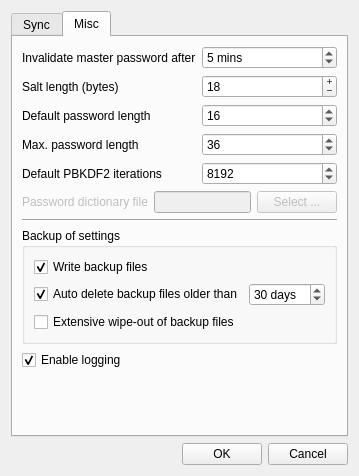
<?xml version="1.0" encoding="UTF-8"?>
<ui version="4.0">
 <class>OptionsDialog</class>
 <widget class="QDialog" name="OptionsDialog">
  <property name="geometry">
   <rect>
    <x>0</x>
    <y>0</y>
    <width>343</width>
    <height>449</height>
   </rect>
  </property>
  <property name="windowTitle">
   <string>Options</string>
  </property>
  <layout class="QVBoxLayout" name="verticalLayout_5">
   <item>
    <widget class="QTabWidget" name="tabWidget">
     <property name="currentIndex">
      <number>1</number>
     </property>
     <widget class="QWidget" name="tab">
      <attribute name="title">
       <string>Sync</string>
      </attribute>
      <layout class="QVBoxLayout" name="verticalLayout_3">
       <item>
        <widget class="QCheckBox" name="syncOnStartCheckBox">
         <property name="enabled">
          <bool>true</bool>
         </property>
         <property name="text">
          <string>Sync on start</string>
         </property>
         <property name="checked">
          <bool>false</bool>
         </property>
        </widget>
       </item>
       <item>
        <widget class="QGroupBox" name="syncFileGroupBox">
         <property name="title">
          <string>Sync file</string>
         </property>
         <layout class="QVBoxLayout" name="verticalLayout">
          <item>
           <widget class="QCheckBox" name="useSyncFileCheckBox">
            <property name="text">
             <string>Use</string>
            </property>
            <property name="checked">
             <bool>false</bool>
            </property>
           </widget>
          </item>
          <item>
           <layout class="QHBoxLayout" name="horizontalLayout_2">
            <item>
             <widget class="QLineEdit" name="syncFileLineEdit"/>
            </item>
            <item>
             <widget class="QPushButton" name="chooseSyncFilePushButton">
              <property name="text">
               <string>Select ...</string>
              </property>
             </widget>
            </item>
           </layout>
          </item>
         </layout>
        </widget>
       </item>
       <item>
        <widget class="QGroupBox" name="groupBox">
         <property name="whatsThis">
          <string>&lt;html&gt;&lt;head/&gt;&lt;body&gt;&lt;p&gt;These settings are necessary to connect Qt-SESAM to a &lt;a href=&quot;https://github.com/ola-ct/ctSESAM-server&quot;&gt;&lt;span style=&quot; text-decoration: underline; color:#0000ff;&quot;&gt;c't SESAM sync server&lt;/span&gt;&lt;/a&gt;. &lt;/p&gt;&lt;p&gt;The field &amp;quot;Root URL&amp;quot; sets the URL to the server. It's mandatory to supply a URL beginning with &amp;quot;https://&amp;quot;. After that you have to press &amp;quot;Check connectivity&amp;quot; to import the server's SSL certificate. Make sure the downloaded certificate fingerprint matches the actual one.&lt;/p&gt;&lt;p&gt;The fields &amp;quot;User name&amp;quot; and &amp;quot;Password&amp;quot; must contain the credentials used to connect to the server via &lt;a href=&quot;https://en.wikipedia.org/wiki/Basic_access_authentication&quot;&gt;&lt;span style=&quot; text-decoration: underline; color:#0000ff;&quot;&gt;HTTP Basic Authentication&lt;/span&gt;&lt;/a&gt;.&lt;/p&gt;&lt;p&gt;The fields &amp;quot;Read URL&amp;quot;, &amp;quot;Write URL&amp;quot; and &amp;quot;Delete URL&amp;quot; contain the paths to scripts to read, write and delete data on the server.&lt;/p&gt;&lt;p&gt;For more information see the &lt;a href=&quot;https://github.com/ola-ct/ctSESAM-server/wiki&quot;&gt;&lt;span style=&quot; text-decoration: underline; color:#0000ff;&quot;&gt;Wiki&lt;/span&gt;&lt;/a&gt; (work in progress).&lt;/p&gt;&lt;/body&gt;&lt;/html&gt;</string>
         </property>
         <property name="title">
          <string>Sync server</string>
         </property>
         <layout class="QVBoxLayout" name="verticalLayout_2">
          <item>
           <widget class="QCheckBox" name="useSyncServerCheckBox">
            <property name="text">
             <string>Use</string>
            </property>
            <property name="checked">
             <bool>false</bool>
            </property>
           </widget>
          </item>
          <item>
           <layout class="QFormLayout" name="formLayout">
            <property name="fieldGrowthPolicy">
             <enum>QFormLayout::AllNonFixedFieldsGrow</enum>
            </property>
            <property name="bottomMargin">
             <number>0</number>
            </property>
            <item row="0" column="0">
             <widget class="QLabel" name="label_2">
              <property name="text">
               <string>Root URL</string>
              </property>
             </widget>
            </item>
            <item row="0" column="1">
             <widget class="QLineEdit" name="serverRootURLLineEdit"/>
            </item>
            <item row="1" column="0">
             <widget class="QLabel" name="label">
              <property name="text">
               <string>User name</string>
              </property>
             </widget>
            </item>
            <item row="1" column="1">
             <widget class="QLineEdit" name="usernameLineEdit">
              <property name="text">
               <string/>
              </property>
             </widget>
            </item>
            <item row="2" column="0">
             <widget class="QLabel" name="label_3">
              <property name="text">
               <string>Password</string>
              </property>
             </widget>
            </item>
            <item row="2" column="1">
             <widget class="QLineEdit" name="passwordLineEdit">
              <property name="text">
               <string/>
              </property>
              <property name="echoMode">
               <enum>QLineEdit::Password</enum>
              </property>
             </widget>
            </item>
            <item row="3" column="0">
             <widget class="QLabel" name="label_4">
              <property name="text">
               <string>Read URL</string>
              </property>
             </widget>
            </item>
            <item row="3" column="1">
             <widget class="QLineEdit" name="readUrlLineEdit">
              <property name="enabled">
               <bool>true</bool>
              </property>
             </widget>
            </item>
            <item row="4" column="0">
             <widget class="QLabel" name="label_5">
              <property name="text">
               <string>Write URL</string>
              </property>
             </widget>
            </item>
            <item row="4" column="1">
             <widget class="QLineEdit" name="writeUrlLineEdit">
              <property name="enabled">
               <bool>true</bool>
              </property>
             </widget>
            </item>
            <item row="5" column="0">
             <widget class="QLabel" name="label_10">
              <property name="text">
               <string>Delete URL</string>
              </property>
             </widget>
            </item>
            <item row="5" column="1">
             <widget class="QLineEdit" name="deleteUrlLineEdit">
              <property name="enabled">
               <bool>true</bool>
              </property>
             </widget>
            </item>
            <item row="6" column="1">
             <layout class="QHBoxLayout" name="horizontalLayout_3">
              <property name="topMargin">
               <number>0</number>
              </property>
              <property name="rightMargin">
               <number>0</number>
              </property>
              <item>
               <widget class="QPushButton" name="checkConnectivityPushButton">
                <property name="text">
                 <string>Check connectivity</string>
                </property>
               </widget>
              </item>
              <item>
               <widget class="QLabel" name="accessibleLabel">
                <property name="sizePolicy">
                 <sizepolicy hsizetype="Fixed" vsizetype="Fixed">
                  <horstretch>16</horstretch>
                  <verstretch>16</verstretch>
                 </sizepolicy>
                </property>
                <property name="minimumSize">
                 <size>
                  <width>16</width>
                  <height>16</height>
                 </size>
                </property>
                <property name="maximumSize">
                 <size>
                  <width>16</width>
                  <height>16</height>
                 </size>
                </property>
                <property name="text">
                 <string/>
                </property>
               </widget>
              </item>
              <item>
               <widget class="QLabel" name="encryptedLabel">
                <property name="sizePolicy">
                 <sizepolicy hsizetype="Fixed" vsizetype="Fixed">
                  <horstretch>16</horstretch>
                  <verstretch>16</verstretch>
                 </sizepolicy>
                </property>
                <property name="minimumSize">
                 <size>
                  <width>16</width>
                  <height>16</height>
                 </size>
                </property>
                <property name="maximumSize">
                 <size>
                  <width>16</width>
                  <height>16</height>
                 </size>
                </property>
                <property name="text">
                 <string/>
                </property>
               </widget>
              </item>
              <item>
               <spacer name="horizontalSpacer_2">
                <property name="orientation">
                 <enum>Qt::Horizontal</enum>
                </property>
                <property name="sizeHint" stdset="0">
                 <size>
                  <width>40</width>
                  <height>20</height>
                 </size>
                </property>
               </spacer>
              </item>
             </layout>
            </item>
           </layout>
          </item>
         </layout>
        </widget>
       </item>
       <item>
        <spacer name="verticalSpacer">
         <property name="orientation">
          <enum>Qt::Vertical</enum>
         </property>
         <property name="sizeHint" stdset="0">
          <size>
           <width>20</width>
           <height>0</height>
          </size>
         </property>
        </spacer>
       </item>
      </layout>
     </widget>
     <widget class="QWidget" name="tab_2">
      <attribute name="title">
       <string>Misc</string>
      </attribute>
      <layout class="QVBoxLayout" name="verticalLayout_4">
       <item>
        <layout class="QFormLayout" name="miscFormLayout">
         <item row="0" column="0">
          <widget class="QLabel" name="label_7">
           <property name="text">
            <string>Invalidate master password after</string>
           </property>
          </widget>
         </item>
         <item row="0" column="1">
          <widget class="QSpinBox" name="masterPasswordInvalidationTimeMinsSpinBox">
           <property name="suffix">
            <string> mins</string>
           </property>
           <property name="minimum">
            <number>0</number>
           </property>
           <property name="maximum">
            <number>5259600</number>
           </property>
           <property name="value">
            <number>5</number>
           </property>
          </widget>
         </item>
         <item row="1" column="0">
          <widget class="QLabel" name="label_8">
           <property name="text">
            <string>Salt length (bytes)</string>
           </property>
          </widget>
         </item>
         <item row="1" column="1">
          <widget class="QSpinBox" name="saltLengthSpinBox">
           <property name="buttonSymbols">
            <enum>QAbstractSpinBox::PlusMinus</enum>
           </property>
           <property name="minimum">
            <number>6</number>
           </property>
           <property name="maximum">
            <number>255</number>
           </property>
           <property name="singleStep">
            <number>1</number>
           </property>
           <property name="value">
            <number>18</number>
           </property>
          </widget>
         </item>
         <item row="2" column="0">
          <widget class="QLabel" name="label_11">
           <property name="text">
            <string>Default password length</string>
           </property>
          </widget>
         </item>
         <item row="2" column="1">
          <widget class="QSpinBox" name="defaultPasswordLengthSpinBox">
           <property name="minimum">
            <number>4</number>
           </property>
           <property name="value">
            <number>16</number>
           </property>
          </widget>
         </item>
         <item row="3" column="0">
          <widget class="QLabel" name="label_6">
           <property name="text">
            <string>Max. password length</string>
           </property>
          </widget>
         </item>
         <item row="3" column="1">
          <widget class="QSpinBox" name="maxPasswordLengthSpinBox">
           <property name="minimum">
            <number>4</number>
           </property>
           <property name="value">
            <number>36</number>
           </property>
          </widget>
         </item>
         <item row="4" column="0">
          <widget class="QLabel" name="label_12">
           <property name="text">
            <string>Default PBKDF2 iterations</string>
           </property>
          </widget>
         </item>
         <item row="4" column="1">
          <widget class="QSpinBox" name="defaultPBKDF2IterationsSpinBox">
           <property name="minimum">
            <number>1</number>
           </property>
           <property name="maximum">
            <number>16777216</number>
           </property>
           <property name="singleStep">
            <number>1024</number>
           </property>
           <property name="value">
            <number>8192</number>
           </property>
          </widget>
         </item>
        </layout>
       </item>
       <item>
        <layout class="QHBoxLayout" name="pwdFileHorizontalLayout">
         <property name="topMargin">
          <number>0</number>
         </property>
         <item>
          <widget class="QLabel" name="label_9">
           <property name="enabled">
            <bool>false</bool>
           </property>
           <property name="text">
            <string>Password dictionary file</string>
           </property>
          </widget>
         </item>
         <item>
          <widget class="QLineEdit" name="passwordFileLineEdit">
           <property name="enabled">
            <bool>false</bool>
           </property>
          </widget>
         </item>
         <item>
          <widget class="QPushButton" name="selectPasswordFilePushButton">
           <property name="enabled">
            <bool>false</bool>
           </property>
           <property name="text">
            <string>Select ...</string>
           </property>
          </widget>
         </item>
        </layout>
       </item>
       <item>
        <widget class="Line" name="line">
         <property name="orientation">
          <enum>Qt::Horizontal</enum>
         </property>
        </widget>
       </item>
       <item>
        <widget class="QGroupBox" name="groupBox_2">
         <property name="minimumSize">
          <size>
           <width>0</width>
           <height>44</height>
          </size>
         </property>
         <property name="title">
          <string>Backup of settings</string>
         </property>
         <layout class="QVBoxLayout" name="verticalLayout_6">
          <item>
           <widget class="QCheckBox" name="writeBackupsCheckBox">
            <property name="enabled">
             <bool>true</bool>
            </property>
            <property name="text">
             <string>Write backup files</string>
            </property>
            <property name="checked">
             <bool>true</bool>
            </property>
           </widget>
          </item>
          <item>
           <layout class="QHBoxLayout" name="horizontalLayout_5">
            <property name="topMargin">
             <number>0</number>
            </property>
            <item>
             <widget class="QCheckBox" name="autoDeleteOldBackupsCheckBox">
              <property name="text">
               <string>Auto delete backup files older than</string>
              </property>
              <property name="checked">
               <bool>true</bool>
              </property>
             </widget>
            </item>
            <item>
             <widget class="QSpinBox" name="maxBackupFileAgeSpinBox">
              <property name="suffix">
               <string> days</string>
              </property>
              <property name="maximum">
               <number>365</number>
              </property>
              <property name="value">
               <number>30</number>
              </property>
             </widget>
            </item>
           </layout>
          </item>
          <item>
           <widget class="QCheckBox" name="extensiveWipeoutCheckBox">
            <property name="text">
             <string>Extensive wipe-out of backup files</string>
            </property>
           </widget>
          </item>
         </layout>
        </widget>
       </item>
       <item>
        <widget class="QCheckBox" name="enabledLoggingCheckBox">
         <property name="text">
          <string>Enable logging</string>
         </property>
         <property name="checked">
          <bool>true</bool>
         </property>
        </widget>
       </item>
       <item>
        <spacer name="verticalSpacer_2">
         <property name="orientation">
          <enum>Qt::Vertical</enum>
         </property>
         <property name="sizeHint" stdset="0">
          <size>
           <width>20</width>
           <height>40</height>
          </size>
         </property>
        </spacer>
       </item>
      </layout>
     </widget>
    </widget>
   </item>
   <item>
    <layout class="QHBoxLayout" name="horizontalLayout">
     <item>
      <spacer name="horizontalSpacer">
       <property name="orientation">
        <enum>Qt::Horizontal</enum>
       </property>
       <property name="sizeHint" stdset="0">
        <size>
         <width>40</width>
         <height>20</height>
        </size>
       </property>
      </spacer>
     </item>
     <item>
      <widget class="QPushButton" name="okPushButton">
       <property name="text">
        <string>OK</string>
       </property>
      </widget>
     </item>
     <item>
      <widget class="QPushButton" name="cancelPushButton">
       <property name="text">
        <string>Cancel</string>
       </property>
      </widget>
     </item>
    </layout>
   </item>
  </layout>
 </widget>
 <tabstops>
  <tabstop>syncOnStartCheckBox</tabstop>
  <tabstop>useSyncFileCheckBox</tabstop>
  <tabstop>syncFileLineEdit</tabstop>
  <tabstop>chooseSyncFilePushButton</tabstop>
  <tabstop>useSyncServerCheckBox</tabstop>
  <tabstop>serverRootURLLineEdit</tabstop>
  <tabstop>usernameLineEdit</tabstop>
  <tabstop>passwordLineEdit</tabstop>
  <tabstop>readUrlLineEdit</tabstop>
  <tabstop>writeUrlLineEdit</tabstop>
  <tabstop>deleteUrlLineEdit</tabstop>
  <tabstop>checkConnectivityPushButton</tabstop>
  <tabstop>okPushButton</tabstop>
  <tabstop>cancelPushButton</tabstop>
  <tabstop>masterPasswordInvalidationTimeMinsSpinBox</tabstop>
  <tabstop>saltLengthSpinBox</tabstop>
  <tabstop>tabWidget</tabstop>
 </tabstops>
 <resources/>
 <connections/>
</ui>
